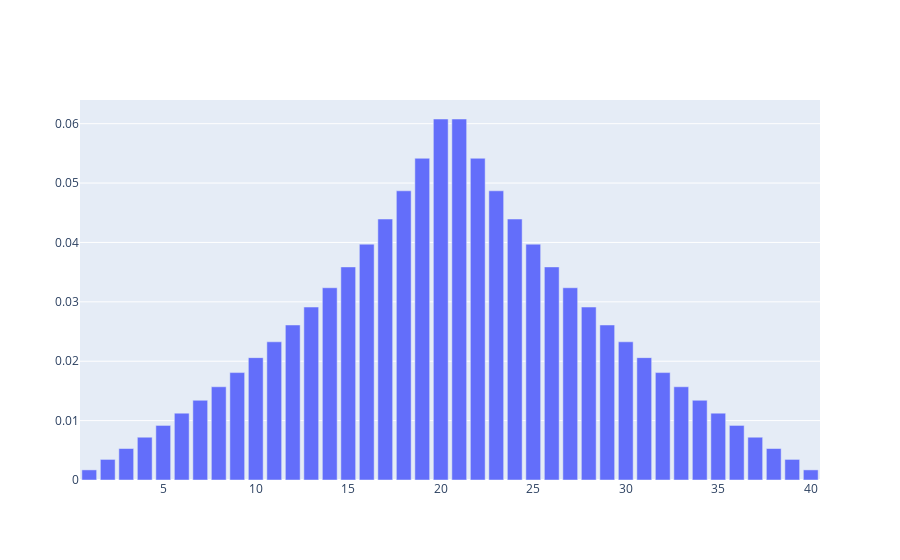

Notebook cell for this chart:
### Markdown cell above
# Exact Distribution
Calculating the exact distribution of $X \sim \text{discrete }U(y,z)$ where $Y \sim \text{discrete }U(L_1,U_1)$ and $Z \sim \text{discrete }U(U_1+1,U_2)$ where $L_1 < U_1 < U_2$:

$p(X=x)=\left(\frac{1}{U_1-L_1+1}\right)\left(\frac{1}{U_2-U_1}\right)\sum\limits_{y=\min(x,U_1+1)}^{U_2}\sum\limits_{z=L_1}^{\max(U_1,x)}\frac{1}{y-z+1}$

### Code cell
f_x = []
denom = ((U1-L1+1)*(U2-U1))
for x in range(L1,U2+1):
    value = 0
    for y in range(max(x,U1+1),U2+1):
        for z in range(1,min(x+1,U1+1)):
            value += 1/(y-z+1)
    f_x.append(value/denom)

trace = go.Bar(x=list(range(L1,U2+1)),
               y=f_x)
fig = go.Figure(trace)
fig.show()

### Figure 1 — Plotly figure (JSON) as saved in the notebook; plotly's stock layout.template omitted (floating-point values rounded to 4 significant figures)
{"data": [{"type": "bar", "x": [1, 2, 3, 4, 5, 6, 7, 8, 9, 10, 11, 12, 13, 14, 15, 16, 17, 18, 19, 20, 21, 22, 23, 24, 25, 26, 27, 28, 29, 30, 31, 32, 33, 34, 35, 36, 37, 38, 39, 40], "y": [0.001702, 0.003467, 0.005299, 0.007204, 0.009188, 0.01126, 0.01343, 0.0157, 0.01809, 0.0206, 0.02327, 0.0261, 0.02912, 0.03237, 0.03588, 0.03971, 0.04395, 0.0487, 0.05417, 0.06079, 0.06079, 0.05417, 0.0487, 0.04395, 0.03971, 0.03588, 0.03237, 0.02912, 0.0261, 0.02327, 0.0206, 0.01809, 0.0157, 0.01343, 0.01126, 0.009188, 0.007204, 0.005299, 0.003467, 0.001702]}], "layout": {}}
